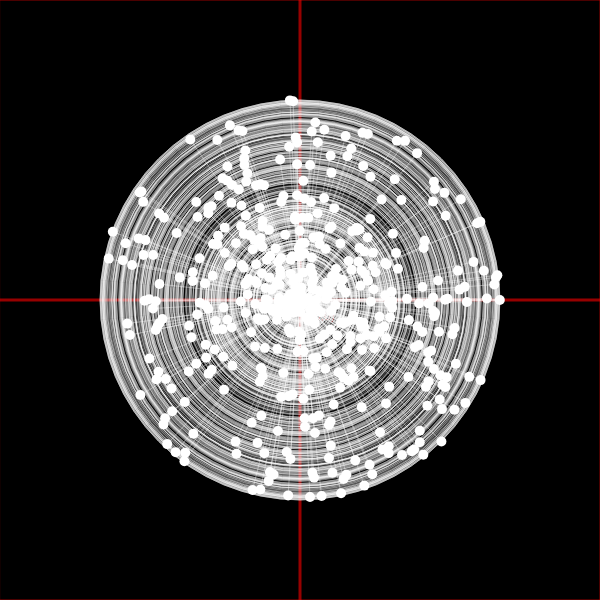
Frame 1 (no input)
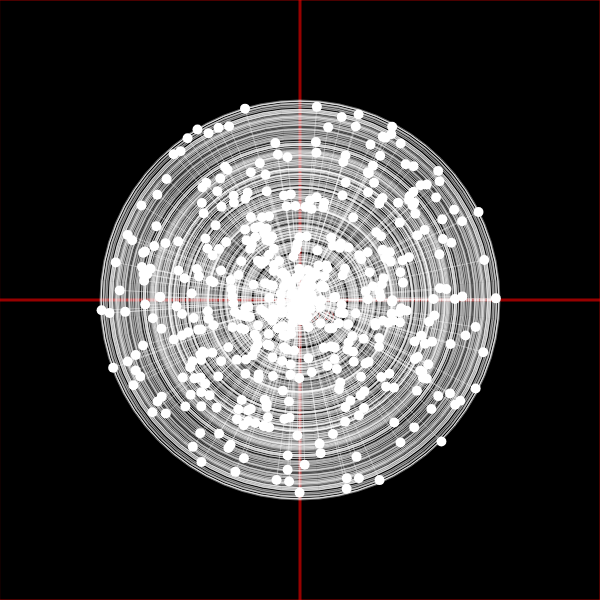
Frame 60 (no input)
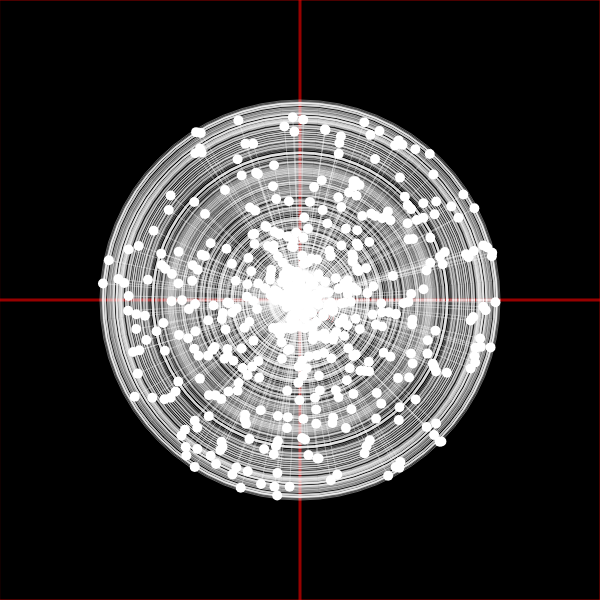
Frame 120 (the mouse pressed at the canvas centre since frame 60)

The p5.js sketch that drew these frames (run headless with seeded random() and noise() and a simulated clock; from frame 60 on, the mouse is pressed at the canvas centre):

// p5.js sketch
// ── sketch.js
// IMA NYU Shanghai
// The Nature of Code
// MOQN
// Feb 21 2017

function setup() {
  createCanvas(600, 600);
}

function draw() {
  background(0);

  translate(width / 2, height / 2);
  drawCoordSystem(color(255, 0, 0, 150));

  drawCircle(PI / 4, 200); // drawCircle(angle, radialDistance);

  // random circles. compare between two
  
  for (let i = 0; i < 500; i++) {
    drawCircle(random(PI*2), random(200));
  }
  
  /*
  for (let i = 0; i < 500; i++) {
    let x = random(-200, 200);
    let y = random(-200, 200);
    ellipse(x, y, 10, 10);
  }
  */
  
}

function drawCircle(angle, rDist) {
  let x = cos(angle) * rDist;
  let y = sin(angle) * rDist;

  push();
  noStroke();
  fill(255);
  ellipse(x, y, 10, 10);
  stroke(255, 100);
  noFill();
  line(0, 0, x, y);
  ellipse(0, 0, rDist * 2, rDist * 2);
  pop();
}

function drawCoordSystem(c) {
  push();
  stroke(c);
  noFill();
  rectMode(CENTER);
  rect(0, 0, width, height);
  strokeWeight(3);
  line(-width * 2, 0, width * 2, 0);
  line(0, -height * 2, 0, height * 2);
  noStroke();
  fill(c)
  text("(0,0)", 10, 20);
  pop();
}
